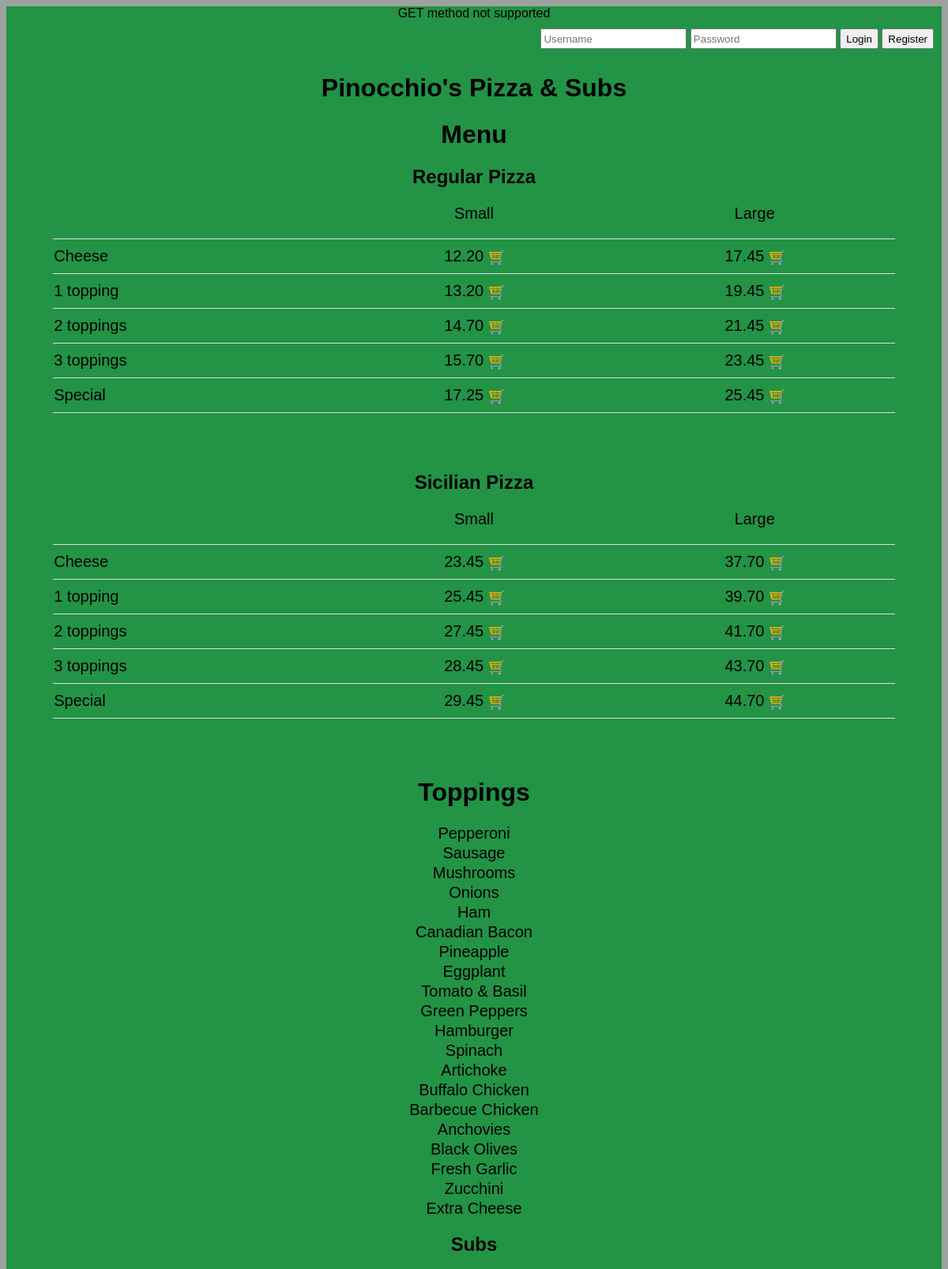
Screenshot of /register (upper part) with the database file from the repository.
### orders/models.py (models this page shows)
class FoodType(models.Model):
    intype = models.CharField(max_length=64)
    def __str__(self):
        return f"{self.intype}"

class Menu(models.Model):
    food_type = models.ForeignKey(FoodType, on_delete=models.CASCADE, related_name="items")
    size = models.ForeignKey(Size, on_delete=models.CASCADE, related_name="items")
    toppings_type = models.ForeignKey(PizzaToppingsTypes, on_delete=models.CASCADE, related_name="items", blank=True, default=6)
    price = models.DecimalField(max_digits=6, decimal_places=2)
    priority = models.IntegerField(default=50);
    name = models.CharField(max_length=64)
    number_of_toppings = models.IntegerField(default=0);
    is_special = models.IntegerField(default=0)
    comment = models.CharField(max_length=64, blank=True)
    show = models.BooleanField(default=True)
    def __str__(self):
        return f" {self.food_type} - {self.name} - {self.size} for {self.price} USD."
    class Meta:
        ordering = ['food_type', 'toppings_type', 'size']

class PizzaToppings(models.Model):
    topping = models.CharField(max_length=64, blank=False)
    group = models.CharField(max_length=64, default="nogroup")
    def __str__(self):
        return f"{self.topping}"

### orders/views.py (the view)
# urls.py: path("register", views.register, name="register"),
def register(request):
    if request.method == 'POST':
        form = UserCreationForm(request.POST)
        if form.is_valid():
            userinfo = form.save()
            username = form.cleaned_data.get('username')
            raw_password = form.cleaned_data.get('password1')
            user = authenticate(username=username, password=raw_password)
            userinfo.first_name = request.POST.get("first_name")
            userinfo.last_name = request.POST.get("last_name")
            userinfo.email = request.POST.get("email")
            userinfo.save()
            login(request, user)
            return redirect('index')
        context = {
            "message": form.errors,
            "menu": Menu.objects.all(),
            "toppings": PizzaToppings.objects.all()
        }
        return render(request, "orders/index.html", context)
    else:
        context = {
            "message": "GET method not supported",
            "menu": Menu.objects.all(),
            "toppings": PizzaToppings.objects.all()
        }
        return render(request, "orders/index.html", context)

### orders/models.py (called while the page is built)
    def __str__(self):
        return f"{self.name}"

### orders/templates/orders/index.html (shortened to what this page needs)
{% extends "orders/base.html" %}
{% block body %}
{% if message %}
    <div id="message">
        {{ message }}
    </div>
{% endif %}
    <div class="login">
        <form action="{% url 'login' %}" method="post">
            <input class="login_field textfield" name="username" type="text" placeholder="Username"/>
            <input class="login_field textfield" name="password" type="password" placeholder="Password"/>
            <input class="login_field login_btn" type="submit" value="Login"/>
            <button class="login_field login_btn" id="goto_reg_btn" type="button">Register</button>
        </form>
    </div>
    <h1>Pinocchio's Pizza & Subs</h1>
    <h1>Menu</h1>
    {% regroup menu by food_type as menugrouped %}
    {% for type in menugrouped %}
        <h2 class=food_type_header>{{type.grouper}} </h2>
        <table class=menu_table>
            {% if  type.grouper|stringformat:"s" in "Pasta Salads" %}
                <tr class=table_name>
                    <td></td>
                    <td>Regular</td>
                </tr>
            {% else %}
                <tr class=table_name>
                    <td></td>
                    <td>Small</td>
                    <td>Large</td>
                </tr>
            {% endif %}
        {% if type.grouper|stringformat:"s" in "Subs Pasta Salads 'Dinner Platters'" %}
            {% regroup type.list|dictsortreversed:"priority" by name as menu_items %}
        {% else %}
            {% regroup type.list by toppings_type as menu_items %}
        {% endif %}
        {% for itemz in menu_items %}
            <tr>
            {% for item in itemz.list %}
                {% if "Small" == item.size|stringformat:"s" %}
                    <td>{{item.name}} <a class="comment">{{item.comment}}</a></td>
                    <td class="items_for_cart" data-name="{{item}}" data-toppings="{{item.number_of_toppings}}"
                        data-price="{{item.price}}" data-is_special="{{item.is_special}}" id="{{item.id}}">
                        {{item.price}}
                        <img class="buy_it" src="/static/orders/images/shopping_cart2.png" alt="Buy it">
                    </td>
                {% endif %}
                {% if "Large" == item.size|stringformat:"s" %}
                    <td class="items_for_cart" data-name="{{item}}" data-toppings="{{item.number_of_toppings}}"
                        data-price="{{item.price}}" data-is_special="{{item.is_special}}" id="{{item.id}}">
                        {{item.price}}
                        <img class="buy_it" src="/static/orders/images/shopping_cart2.png" alt="Buy it">
                    </td>
                {% endif %}
            {% endfor %}
            </tr>
        {% endfor %}
        </table>
        <br><br><br>
        {% if  type.grouper|stringformat:"s" in "Sicilian Pizza" %}
            <h1>Toppings</h1>
            {% for topping in toppings %}
                <p class="index_toppings"> {{ topping }}</p>
            {% endfor %}
        {% endif %}
    {% endfor %}
{% endblock %}

### orders/static/orders/styles.css (style rules this page uses)
body { font-family: sans-serif; background-color:#9ca29e; }
#message { text-align:center; }
.index_toppings { text-align: center; font-size: 20px; margin:2px; }
.login { text-align: right; padding:10px; }
.login_field { height: 20px; }
.login_btn { height: 26px; cursor: pointer; }
.food_type_header { text-align:center; }
.menu_table { width:100%; padding-left:5%; padding-right:5%; border-spacing:0; font-size:20px; }
.menu_table td { width:30%; border-bottom: 1px solid #ddd; }
.items_for_cart, .items_for_cart_index { padding:10px; text-align: center; }
.table_name td { padding-bottom:20px; text-align: center; }
.buy_it { width:20px; margin-bottom: -5px; }
h1 { text-align: center; }

### rows the page displays
FoodType: grouper "Regular Pizza", shows "Small"
Menu: name "Cheese", price "12.20"
Menu: price "17.45"
Menu: name "1 topping", price "13.20"
Menu: price "19.45"
Menu: name "2 toppings", price "14.70"
Menu: price "21.45"
Menu: name "3 toppings", price "15.70"
Menu: price "23.45"
Menu: name "Special", price "17.25"
Menu: price "25.45"
FoodType: grouper "Sicilian Pizza", shows "Small"
Menu: name "Cheese", price "23.45"
Menu: price "37.70"
Menu: name "1 topping", price "25.45"
Menu: price "39.70"
Menu: name "2 toppings", price "27.45"
Menu: price "41.70"
Menu: name "3 toppings", price "28.45"
Menu: price "43.70"
Menu: name "Special", price "29.45"
Menu: price "44.70"
PizzaToppings: topping "Pepperoni"
PizzaToppings: topping "Sausage"
PizzaToppings: topping "Mushrooms"
PizzaToppings: topping "Onions"
PizzaToppings: topping "Ham"
PizzaToppings: topping "Canadian Bacon"
PizzaToppings: topping "Pineapple"
PizzaToppings: topping "Eggplant"
PizzaToppings: topping "Tomato & Basil"
PizzaToppings: topping "Green Peppers"
PizzaToppings: topping "Hamburger"
PizzaToppings: topping "Spinach"
PizzaToppings: topping "Artichoke"
PizzaToppings: topping "Buffalo Chicken"
PizzaToppings: topping "Barbecue Chicken"
PizzaToppings: topping "Anchovies"
PizzaToppings: topping "Black Olives"
PizzaToppings: topping "Fresh Garlic"
PizzaToppings: topping "Zucchini"
PizzaToppings: topping "Extra Cheese"
FoodType: grouper "Subs"

### other values shown
{{ message }} "GET method not supported"
